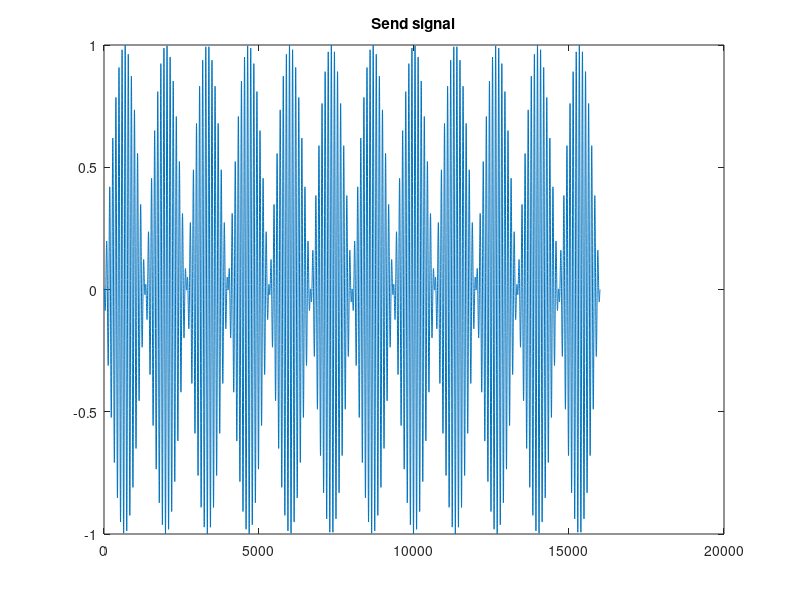
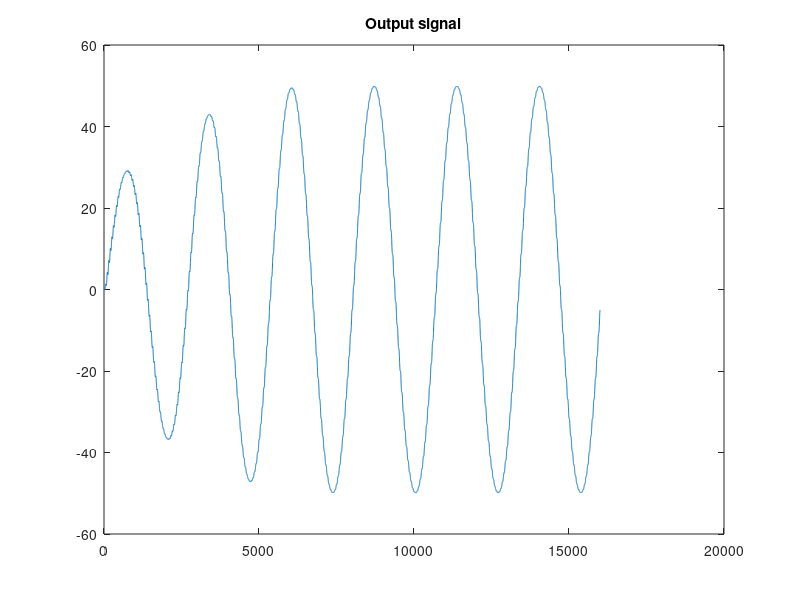
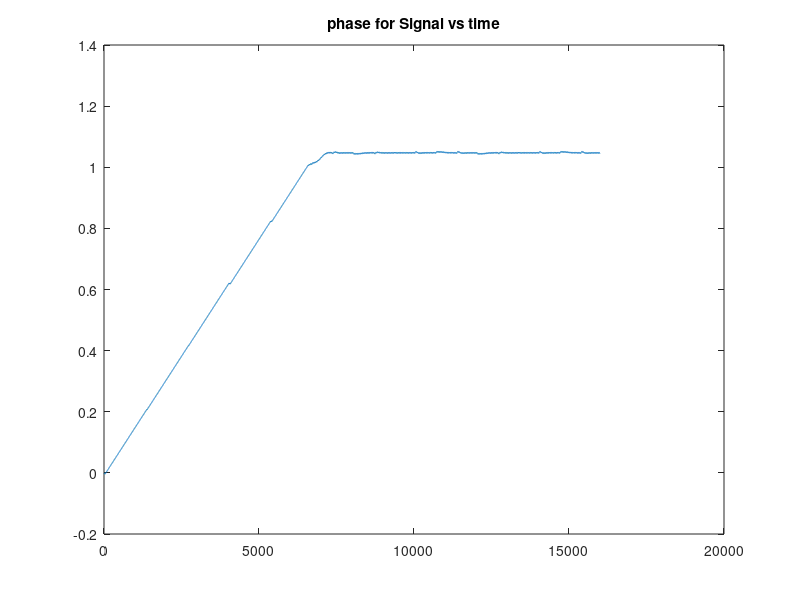

Write MATLAB code to recreate these figures, in order.
% In this program I have described a very simple yet effective way of
% applying a costas loop in receiving a DSB-SC signal with unknown phase
% offset in carrier. The basic contruction of a costas receiver includes
% Low pass filters and Voltage controlled oscillator with central frequency
% same as carrier frequency.
% 
% For applying a low pass filter a simple Integrator can be used. In
% digital domain integrator can be replaced by summator and hence I have
% replaced integrator with summator which generate output summing previous
% Tc/Ts samples, where Tc is period of carrier wave
%                      Ts is sampling time
% The reason is we are considering integrator as y(t) = int(x(t)) from 0 to
% Tc. For this approximate lowpass filter best bandwidth achieved is 200Hz 
% so consider this before designing your message.
% The VCO operation can be approximated as 
% phi(i) = phi(i-1) - sign(.25*m(t)*sin(phi(i-1))*cos(phi(i-1)));
% That is, if phase of carrier is greater than VCO phase then we increase
% phase in next iteration and vice versa.
% After doing iteration all over sample we will get our desired message
% signal and will get initial phase offset applied to input carrier.
% ------------------------------------------------------------------------
% For any suggestions please contact :
% gauravgg@iitk.ac.in
% gaurav71531@gmail.com
% ------------------------------------------------------------------------
% --------------------------GENERATOR PART--------------------------------
% Lets generate a sample input signal with known phase offset or you can
% use your own signal 
t = 0:16000;                 % time scale
fs = 4e5;                    % Sampling Frequency
fc = 4000;                   % Carrier Frequency 

m = sin(2*pi*150*t/fs);      % sample message signal
c = cos(2*pi*fc*t/fs + pi/3); % carrier signal with phase offset

st = m.*c;                   % DSB-SC signal
figure;
plot(t,st);title('Send signal');
% -----------------------------------------------------------------------

% ---------------------------RECEIVER PART-------------------------------
N = length(st);              
t = 0:1:N-1;                 % Time vector
phi = zeros(1,N);            % Phase vector of VCO initialize
s1 = zeros(1,N); 
s2 = zeros(1,N);
y1 = zeros(1,N);
y2 = zeros(1,N);

for i = 1:N
    
    if i>1
% The step in which phase is changed is pi*5*10*-5, it can be varied.        
       
        phi(i) = phi(i-1) - (5*10^-5)*pi*sign(y1(i-1)*y2(i-1));
    end
    s1(i) = st(i) * cos(2*pi*fc*t(i)/fs  + phi(i));
    s2(i) = st(i) * sin(2*pi*fc*t(i)/fs  + phi(i));

% -----------------------INTEGRATOR------------------------------------
    if i<=100
%  If sample index is less than 100 (Tc/Ts) then we sum available previous
%  samples
        for j=1:i
            y1(i) = y1(i) + s1(j);
            y2(i) = y2(i) + s2(j);
        end
      
    else
% Summing previous 100 (Tc/Ts) values        
        for j = i-99:i
            y1(i) = y1(i) + s1(j);
            y2(i) = y2(i) + s2(j);
        end
    end
%----------------------------------------------------------------------    
end

figure;
plot(t,y1);title('Output signal');
%Xlabel('Time');Ylabel('Amplitude');
figure;
plot(t,phi);title('phase for Signal vs time');
%Xlabel('Time');Ylabel('Phase');

%For getting initial phase of carrier wave we approximate it with final
%value of phase attained by our VCO

phase = phi(end);
disp(phase);